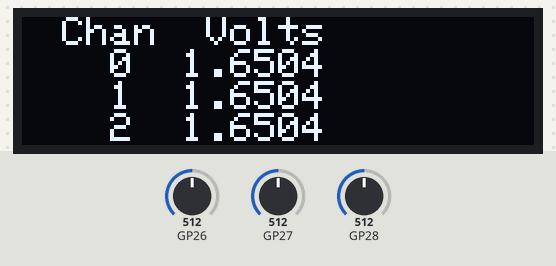
Simulated run of this sketch. Board: Raspberry Pi Pico. Shown: 128×32 one-colour display. The test bench sets the inputs (shaded band); at power-on: GP26 = 512, GP27 = 512, GP28 = 512 (analog values on the 0–1023 scale). The display library's start-up logo is not drawn.

Above: at 2.2 s.
2.3 s: GP26 set to 716
At 3.6 s:
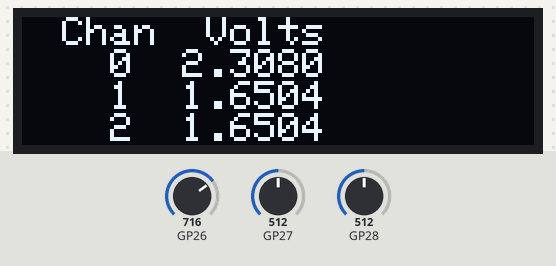
5.3 s: GP27 set to 716
At 6.5 s:
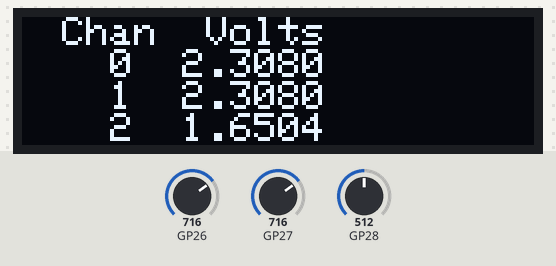
8.3 s: GP28 set to 716
At 10.0 s:
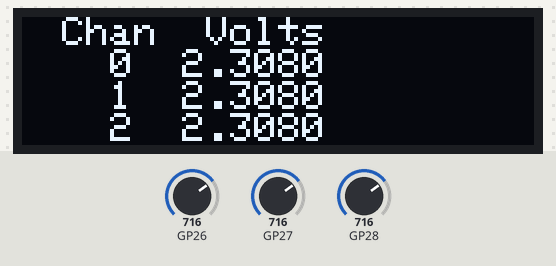
11.3 s: GP26 set to 900
At 11.8 s:
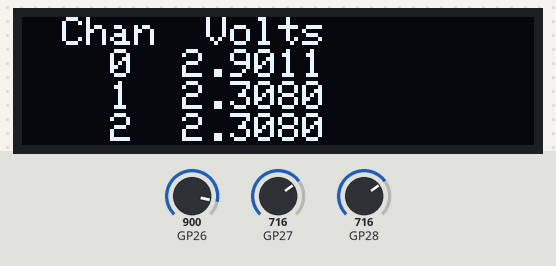
13.8 s: GP27 set to 900
At 15.2 s:
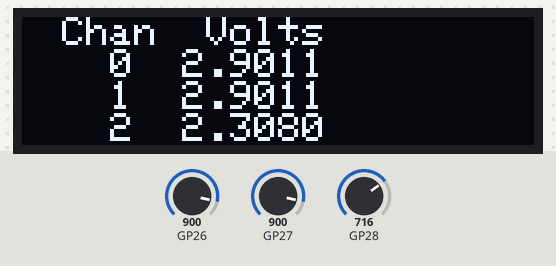
16.8 s: GP28 set to 900
At 18.3 s:
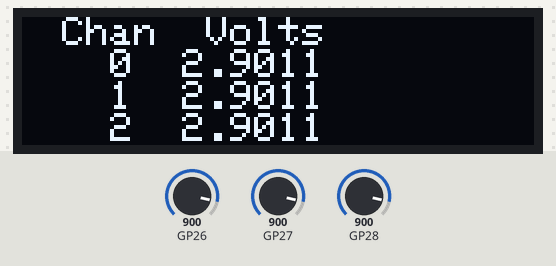
Timing chart, 0 to 19.8 s (numbered marks = the images above; inputs shaded):
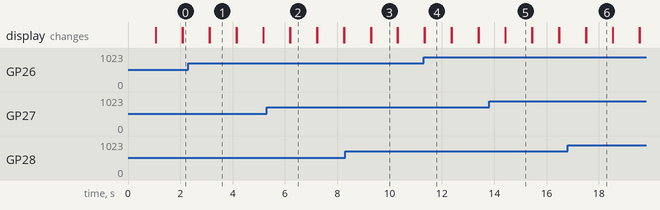

Measured:
- after the input at 2.3 s, the display: first differs from a run without the input after 0.82 s (image 1)
- after the input at 5.3 s, the display: first differs from a run without the input after 0.91 s (image 2)
- after the input at 8.3 s, the display: first differs from a run without the input after 0.99 s (image 3)
- after the input at 11.3 s, the display: first differs from a run without the input at once (image 4)
- after the input at 13.8 s, the display: first differs from a run without the input after 0.62 s (image 5)
- after the input at 16.8 s, the display: first differs from a run without the input after 0.71 s (image 6)
- what the display in image 1 shows lasts 1.0 s, from 3.1 s to 4.1 s

The sketch:

ReadVolts_ssd1306.ino
```cpp
/*
 * ReadVolts_ssd1306
 *
 * Read the voltage on A0, A1, and A2.
 * Display the results on an SSD1306 128x32 display.
 *
 * WeAct RP2040 Pico
 * Pin 6  GPIO4 SDA0  with 10k pull-up
 * Pin 7  GPIO5 SCL0  with-10k pull-up
 *
 * https://www.buydisplay.com/
 * ER-OLEDM0.91-1W-I2C
 *
 * Board Manager - https://github.com/earlephilhower/arduino-pico/releases/download/global/package_rp2040_index.json
 * Library - Adafruit SSD1306
 *
 */

#include <SPI.h>
#include <Wire.h>
#include <Adafruit_GFX.h>
#include <Adafruit_SSD1306.h>

#define SCREEN_WIDTH 128 // OLED display width, in pixels
#define SCREEN_HEIGHT 32 // OLED display height, in pixels

// Declaration for an SSD1306 display connected to I2C (SDA, SCL pins)
// The pins for I2C are defined by the Wire-library.
// On an arduino UNO:       A4(SDA), A5(SCL)
// On an arduino MEGA 2560: 20(SDA), 21(SCL)
// On an arduino LEONARDO:   2(SDA),  3(SCL), ...
#define OLED_RESET     -1 // Reset pin # (or -1 if sharing Arduino reset pin)
#define SCREEN_ADDRESS 0x3C ///< See datasheet for Address; 0x3D for 128x64, 0x3C for 128x32
Adafruit_SSD1306 display(SCREEN_WIDTH, SCREEN_HEIGHT, &Wire, OLED_RESET);

int Channel[4];

void setup()
{
  Serial.begin(115200);

  analogReadResolution(12);   // Set the analog resolution to 12 bits for values of 0- 4095.
  Channel[0] = A0;
  Channel[1] = A1;
  Channel[2] = A2;

  // SSD1306_SWITCHCAPVCC = generate display voltage from 3.3V internally
  if(!display.begin(SSD1306_SWITCHCAPVCC, SCREEN_ADDRESS))
  {
    Serial.println(F("SSD1306 allocation failed"));
    for(;;); // Don't proceed, loop forever
  }

  // Show initial display buffer contents on the screen --
  // the library initializes this with an Adafruit splash screen.
  display.display();
  delay(1000);
}

#define TEXT_HEIGHT  8    // Text Height in pixels for TextSize 1.

void loop()
{
  float volts;
  int   adc;
  int   ch;
  char  string[64];

  display.clearDisplay();
  display.display();
  display.setTextSize(1);
  display.setTextColor(SSD1306_WHITE);

  display.setCursor(10, 0*TEXT_HEIGHT);
  sprintf(string, "Chan  Volts", ch, adc);
  display.println(string);

  for(ch=0;ch<3;ch++)
  {
    analogRead(Channel[ch]);
    adc = 0;
    adc += analogRead(Channel[ch]);
    adc += analogRead(Channel[ch]);
    adc += analogRead(Channel[ch]);
    adc += analogRead(Channel[ch]);
    adc = adc / 4;

    // The full scale reading is 4096 which corresponds to 3.3 volts.
    volts = (float) adc * 3.3 / 4095.0;

    display.setCursor(10, (ch+1)*TEXT_HEIGHT);
    sprintf(string, "  %d  %1.4f", ch, volts);
    display.println(string);
  }

  display.display();
  delay(1000);
}
```
